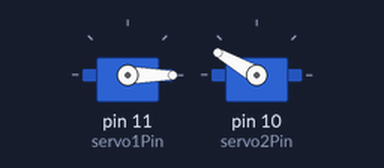
Recording of a sketch running on a simulated Arduino Uno, built with avr-gcc and run on an emulated ATmega328P. Parts: 2 × servo.

Above: at 0.1 s.
At 11.6 s:
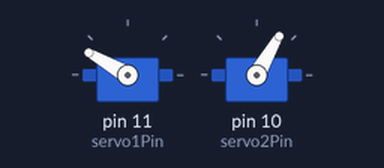
At 20.8 s:
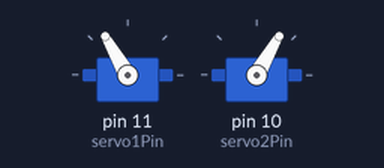
At 29.2 s:
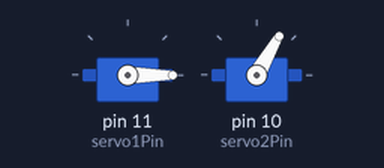
Timing chart, 0 to 40.0 s (numbered marks = the images above):
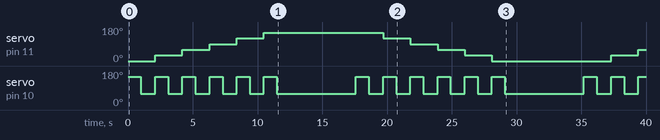

The sketch:

Basic_Opposable_Thumb_Test.ino
```cpp
#include <Servo.h>

Servo servo1;
Servo servo2;

int servo1Pin = 11;
int servo2Pin = 10;

void setup(){
servo1.attach(servo1Pin);
servo2.attach(servo2Pin);

}

void loop()
{
  for(int i = 0; i<=150; i+=30)
  {
    servo1.write(i);
    servo2.write(150);
    delay(1000);
    servo2.write(60);
    delay(1000);
    delay(100);
  }

  delay(5000);

  for(int i = 150; i>=0; i-=30)
  {
    servo1.write(i);
    servo2.write(150);
    delay(1000);
    servo2.write(60);
    delay(1000);
    delay(100);

  }

  delay(5000);


}
```

Measured:
- by itself, servo on pin 11 (servo1Pin): 0° → 30° at 2.1 s, → 60° 2.1 s later, → 90° 2.1 s later, → 120° 2.1 s later, … (12 changes in this stretch)
- by itself, servo on pin 10 (servo2Pin): repeats every 17.6 s: 4 × (150° 1.0 s, 60° 1.1 s), 150° 1.0 s, 60° 6.1 s, 150° 1.0 s, 60° 1.1 s
